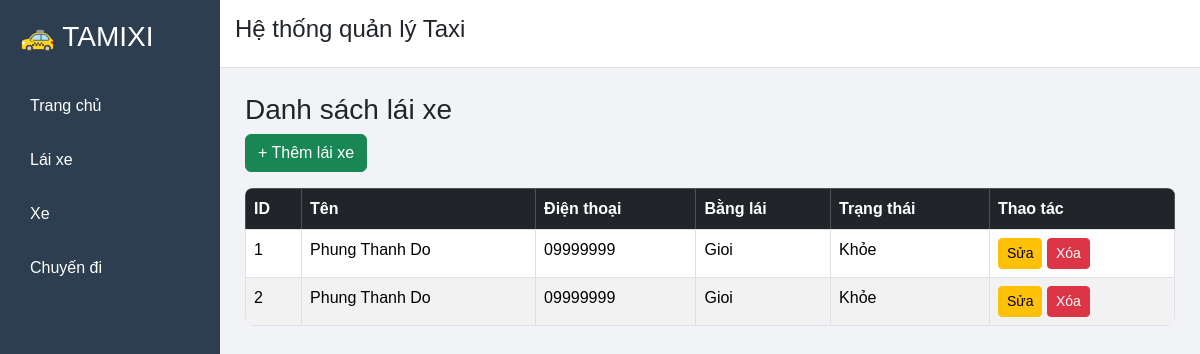
Before: /drivers with the older database file.
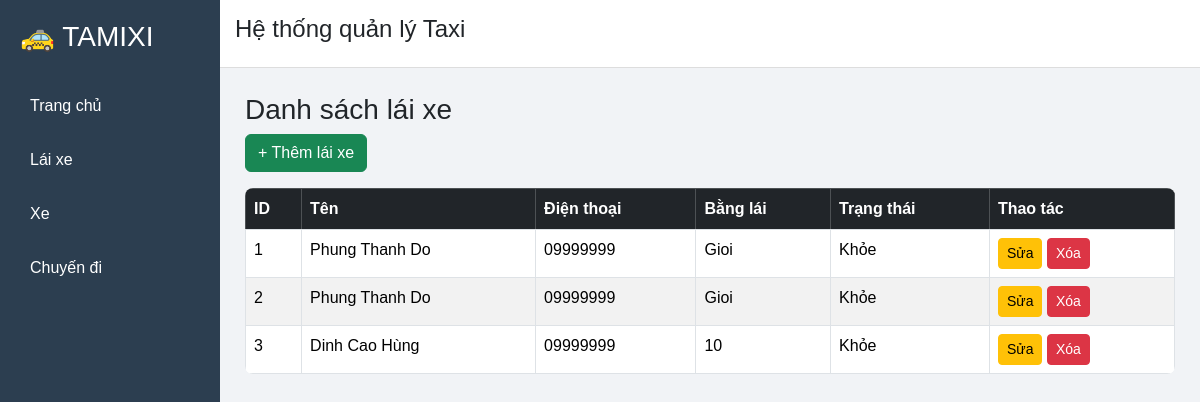
After: the same page with the newer database file.
### tables this page shows
CREATE TABLE Drivers (
    driver_id INTEGER PRIMARY KEY AUTOINCREMENT,
    name TEXT NOT NULL,
    phone TEXT,
    license_number TEXT,
    status TEXT
);

### app.py (the view)
@app.route("/drivers")
def index():
    conn = get_db()
    cursor = conn.cursor()
    cursor.execute("SELECT * FROM Drivers")
    drivers = cursor.fetchall()
    conn.close()
    return render_template("index.html", drivers=drivers)

### app.py (called while the page is built)
def get_db():
    conn = sqlite3.connect("taxi.db")
    conn.row_factory = sqlite3.Row
    return conn

### templates/index.html (shortened to what this page needs)
{% extends "layout.html" %}
{% block content %}
<h3>Danh sách lái xe</h3>
<a href="/add" class="btn btn-success mb-3">+ Thêm lái xe</a>
<table class="table table-bordered table-striped table-hover">
    <thead class="table-dark">
    <tr>
        <th>ID</th>
        <th>Tên</th>
        <th>Điện thoại</th>
        <th>Bằng lái</th>
        <th>Trạng thái</th>
        <th>Thao tác</th>
    </tr>
</thead>
{% for d in drivers %}
<tr>
<td>{{d.driver_id}}</td>
<td>{{d.name}}</td>
<td>{{d.phone}}</td>
<td>{{d.license_number}}</td>
<td>{{d.status}}</td>
<td>
<a href="/edit/{{d.driver_id}}" class="btn btn-warning btn-sm">Sửa</a>
<a href="/delete/{{d.driver_id}}" class="btn btn-danger btn-sm">Xóa</a>
</td>
</tr>
{% endfor %}
</table>
{% endblock %}

### templates/layout.html (shortened to what this page needs)
<!DOCTYPE html>
<html>
<head>
<link href="https://cdn.jsdelivr.net/npm/bootstrap@5.3.2/dist/css/bootstrap.min.css" rel="stylesheet">
<link rel="stylesheet" href="{{ url_for('static', filename='style.css') }}">
</head>
<body>
<div class="sidebar">
<h3>🚕 TAMIXI</h3>
<a href="/">Trang chủ</a>
<a href="/drivers">Lái xe</a>
<a href="/cars">Xe</a>
<a href="/trips">Chuyến đi</a>
</div>
<div class="main">
<div class="header">
<h4>Hệ thống quản lý Taxi</h4>
</div>
<div class="content">
{% block content %}
{% endblock %}
</div>
</div>
</body>
</html>

### static/style.css (style rules this page uses)
body { margin:0; font-family:Arial; background:#f1f3f6; }
.sidebar { position:fixed; width:220px; height:100%; background:#2c3e50; padding:20px; color:white; }
.sidebar h3 { margin-bottom:30px; }
.sidebar a { display:block; color:white; text-decoration:none; padding:10px; margin-bottom:10px; border-radius:6px; }
.main { margin-left:220px; }
.header { background:white; padding:15px; border-bottom:1px solid #ddd; }
.content { padding:25px; }
table { background:white; border-radius:8px; overflow:hidden; }

Changed rows visible on the page:
added Drivers: driver_id "3", name "Dinh Cao Hùng", phone "09999999", license_number "10", status "Khỏe"
